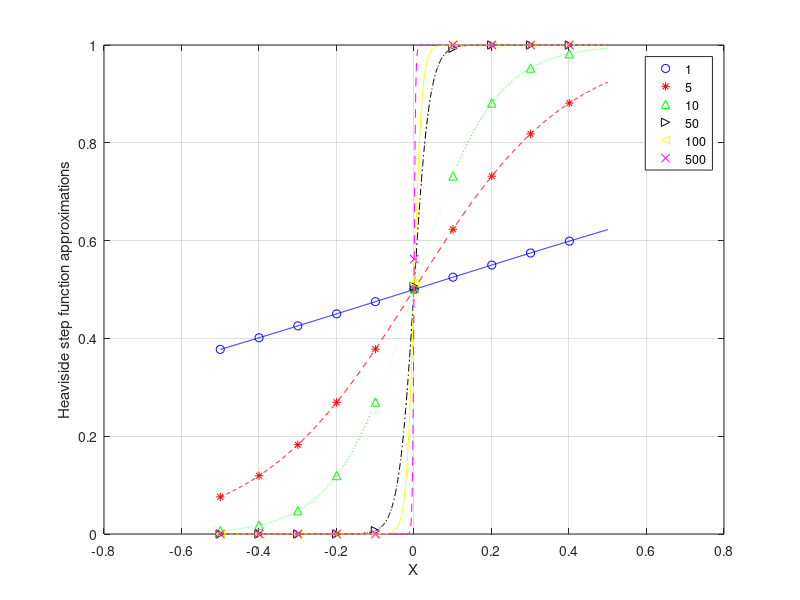

Write MATLAB code to recreate this figure.
%% HEAVISIDE SMOOTH APPROXIMATION SCRIPT
%Juan Parras, GAPS-UPM, March 2016

%% Define parameters

t=linspace(-1/2,1/2,1e3);
k_2=[1 5 10 50 100 500];
color=cell(1,6);
color{1}='-b';
color{2}='--r';
color{3}=':g';
color{4}='-.k';
color{5}='-y';
color{6}='--m';
color2=cell(1,6);
color2{1}='-ob';
color2{2}='--*r';
color2{3}=':^g';
color2{4}='-.>k';
color2{5}='-<y';
color2{6}='--xm';
color3=cell(1,6);
color3{1}='ob';
color3{2}='*r';
color3{3}='^g';
color3{4}='>k';
color3{5}='<y';
color3{6}='xm';

%% Plot
figure();
hold on;
for i=1:length(k_2)
    f=1./(1+exp(-k_2(i)*t));
    plot(t(1:100:end),f(1:100:end),color2{i});
end
hold off;
for i=1:length(k_2)
    f=1./(1+exp(-k_2(i)*t));
    plot(t(1:100:end),f(1:100:end),color3{i});
    hold on;
end
for i=1:length(k_2)
    f=1./(1+exp(-k_2(i)*t));
    plot(t,f,color{i});
end
grid;
xlabel('X');
ylabel('Heaviside step function approximations')
legend('1', '5', '10', '50', '100', '500');